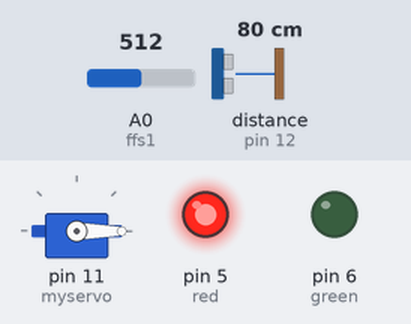
Simulated run of this sketch. Board: Arduino Mega 2560, built with avr-gcc and run on an emulated ATmega2560. Shown: servo, output pins drawn as LEDs (lit = HIGH). Wiring (inferred from the names in the program): ultrasonic range finder: trigger pin 13; echo pin 12. The inputs (shaded band) are chosen by the test bench; at power-on: distance to the obstacle (sensor on pin 12) 80 cm, A0 (ffs1) = 512. The echo pulse lasts 58.3 µs per cm; pins used as bus, display or sensor lines are not drawn; what the sketch prints to the serial monitor is not drawn.

Above: at 1.2 s.
1.3 s: distance to the obstacle (sensor on pin 12) set to 120 cm
4.3 s: distance to the obstacle (sensor on pin 12) set to 250 cm
Timing chart, 0 to 7.3 s (numbered marks = the images above; inputs shaded):
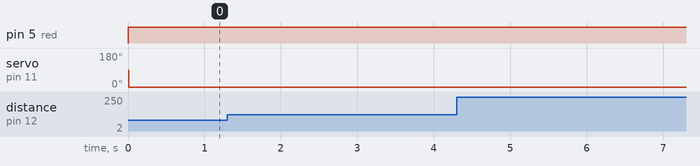

The sketch:

car_barier.ino
```cpp
#include<Servo.h>
Servo myservo;
const int trigPin=13;
const int echoPin=12;
int red=5;
int green=6;
long tmeduration;
int distance;

float cf = 19.5; // caliberation factor

int ffs1 = A0; // FlexiForce sensor is connected analog pin A0 of arduino or mega.

int ffsdata = 0;
float vout;

void setup() {

  myservo.attach(11);
  pinMode(trigPin,OUTPUT);
  pinMode(echoPin,INPUT);
  pinMode(red,OUTPUT);
  pinMode(green,OUTPUT);
   pinMode(ffs1, INPUT);
  Serial.begin(9600);


}

void loop() {

  digitalWrite(trigPin,LOW);
  delayMicroseconds(2);
  digitalWrite(trigPin,HIGH);
  delayMicroseconds(10);
   digitalWrite(trigPin,LOW);

tmeduration=pulseIn(echoPin,HIGH);
distance=(0.034*tmeduration)/2;

 ffsdata = analogRead(ffs1);
vout = (ffsdata * 5.0) / 1023.0;
vout = vout * cf ;
if((distance<=20)&& (vout<=12))
{

  myservo.write(90);
  digitalWrite(green,HIGH);
  digitalWrite(red,LOW);
  }
  else{
    myservo.write(0);
    digitalWrite(red,HIGH);
   digitalWrite(green,LOW);
    }

  Serial.print("distance:");
    Serial.println(distance);

    delay(1);


}
```

Measured:
- after the input at 1.3 s, every drawn part: stays the same
- after the input at 4.3 s, every drawn part: stays the same
